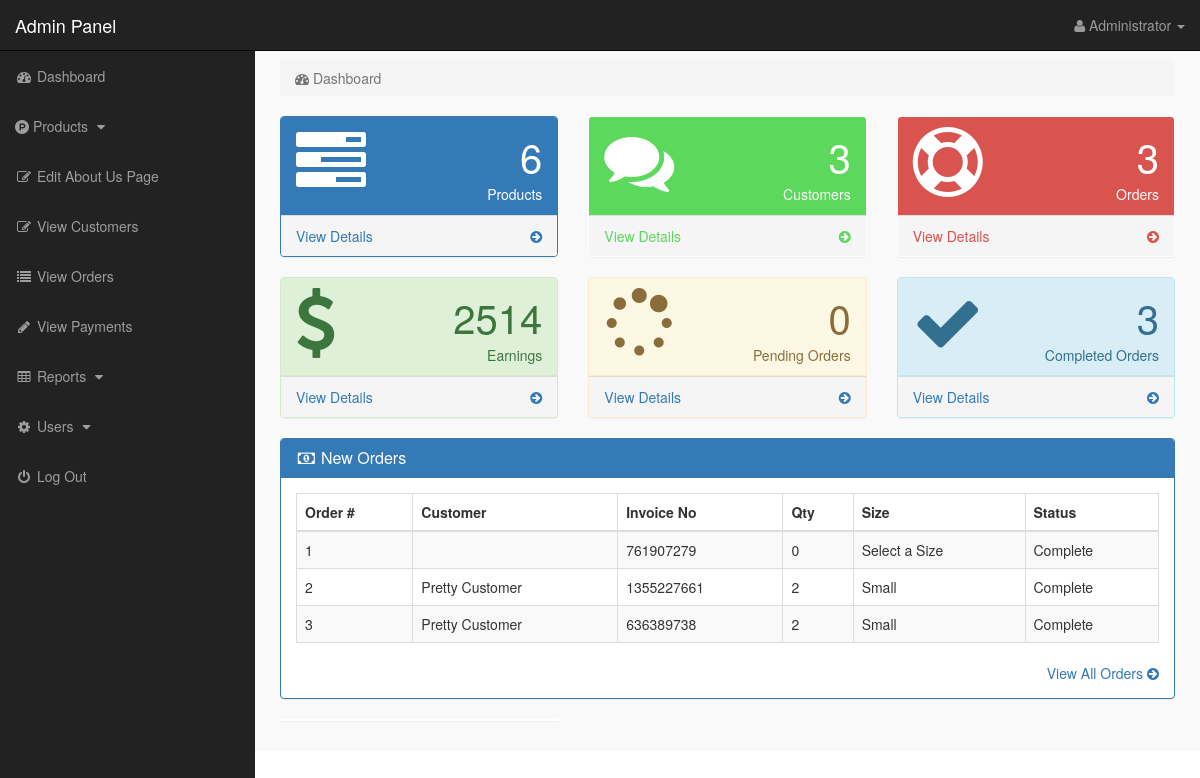
Before: /admin_area/index.php?dashboard (signed in) with the older database file.
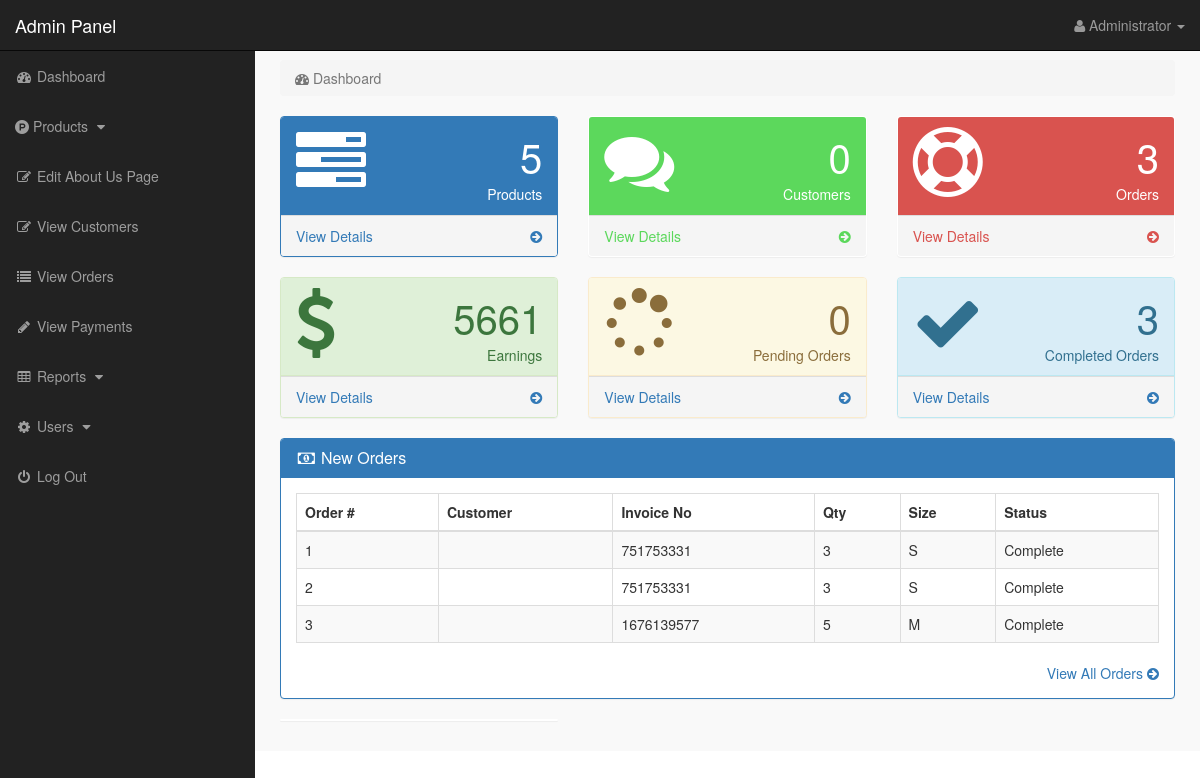
After: the same page with the newer database file.
### tables this page shows
CREATE TABLE `customer_orders` (
  `order_id` int(10) NOT NULL,
  `customer_id` int(10) NOT NULL,
  `due_amount` int(100) NOT NULL,
  `invoice_no` int(100) NOT NULL,
  `qty` int(10) NOT NULL,
  `size` text NOT NULL,
  `order_date` timestamp NOT NULL DEFAULT current_timestamp() ON UPDATE current_timestamp(),
  `order_status` text NOT NULL,
  `product_title` text NOT NULL,
  `product_img1` text NOT NULL
);

CREATE TABLE `customers` (
  `customer_id` int(10) NOT NULL,
  `customer_name` varchar(255) NOT NULL,
  `customer_email` varchar(255) NOT NULL,
  `customer_pass` varchar(255) NOT NULL,
  `customer_region` text NOT NULL,
  `customer_province` text NOT NULL,
  `customer_city` text NOT NULL,
  `customer_barangay` text NOT NULL,
  `customer_street` text DEFAULT NULL,
  `customer_contact` varchar(255) NOT NULL,
  `customer_address` text NOT NULL,
  `customer_image` text NOT NULL,
  `customer_ip` varchar(255) NOT NULL,
  `customer_confirm_code` text NOT NULL
);

### admin_area/dashboard.php (the view, shortened to what the changed rows need)
<?php
include("includes/db.php");
if(!isset($_SESSION['admin_email'])){
    echo "<script>window.open('login.php','_self')</script>";
} else {
?>
<div class="row">
<div class="col-lg-12">
<ol class="breadcrumb">
<li class="active">
<i class="fa fa-dashboard"></i> Dashboard
</li>
</ol>
</div>
</div>
    <div class="row">
    <div class="col-lg-4 col-md-6">
        <div class="panel panel-primary">
            <div class="panel-heading">
            <div class="row">
            <div class="col-xs-3">
            <i class="fa fa-tasks fa-5x"> </i>
            </div>
            <div class="col-xs-9 text-right">
            <div class="huge"> <?php echo $count_products; ?> </div>
            <div>Products</div>
            </div>
            </div>
            </div>
            <a href="index.php?view_products">
            <div class="panel-footer">
            <span class="pull-left"> View Details </span>
            <span class="pull-right"> <i class="fa fa-arrow-circle-right"></i> </span>
            <div class="clearfix"></div>
            </div>
            </a>
        </div>
    </div>
    <div class="col-lg-4 col-md-6">
    <div class="panel panel-green">
    <div class="panel-heading">
    <div class="row">
    <div class="col-xs-3">
    <i class="fa fa-comments fa-5x"> </i>
    </div>
    <div class="col-xs-9 text-right">
    <div class="huge"> <?php echo $count_customers; ?> </div>
    <div>Customers</div>
    </div>
    </div>
    </div>
    <a href="index.php?view_customers">
    <div class="panel-footer">
    <span class="pull-left"> View Details </span>
    <span class="pull-right"> <i class="fa fa-arrow-circle-right"></i> </span>
    <div class="clearfix"></div>
    </div>
    </a>
    </div>
    </div>
    <div class="col-lg-4 col-md-6">
    <div class="panel panel-red">
    <div class="panel-heading">
    <div class="row">
    <div class="col-xs-3">
    <i class="fa fa-support fa-5x"> </i>
    </div>
    <div class="col-xs-9 text-right">
    <div class="huge"> <?php echo $count_total_orders; ?> </div>
    <div>Orders</div>
    </div>
    </div>
    </div>
    <a href="index.php?view_orders">
    <div class="panel-footer">
    <span class="pull-left"> View Details </span>
    <span class="pull-right"> <i class="fa fa-arrow-circle-right"></i> </span>
    <div class="clearfix"></div>
    </div>
    </a>
    </div>
    </div>
    </div>
    <div class="row">
        <div class="col-lg-4 col-md-6">
            <div class="panel panel-success">
            <div class="panel-heading">
            <div class="row">
            <div class="col-xs-3">
            <i class="fa fa-dollar fa-5x"> </i>
            </div>
            <div class="col-xs-9 text-right">
            <div class="huge"> <?php echo $count_total_earnings ?> </div>
            <div>Earnings</div>
            </div>
            </div>
            </div>
            <a href="index.php?view_orders">
            <div class="panel-footer">
            <span class="pull-left"> View Details </span>
            <span class="pull-right"> <i class="fa fa-arrow-circle-right"></i> </span>
            <div class="clearfix"></div>
            </div>
            </a>
            </div>
            </div>
            <div class="col-lg-4 col-md-6">
                <div class="panel panel-warning">
                <div class="panel-heading">
                <div class="row">
                <div class="col-xs-3">
                <i class="fa fa-spinner fa-5x"> </i>
                </div>
                <div class="col-xs-9 text-right">
                <div class="huge"> <?php echo $count_pending_orders ?> </div>
                <div>Pending Orders</div>
                </div>
                </div>
                </div>
                <a href="index.php?view_orders">
                <div class="panel-footer">
                <span class="pull-left"> View Details </span>
                <span class="pull-right"> <i class="fa fa-arrow-circle-right"></i> </span>
                <div class="clearfix"></div>
                </div>
                </a>
    </div>
    </div>
            <div class="col-lg-4 col-md-6">
                <div class="panel panel-info">
                <div class="panel-heading">
                <div class="row">
                <div class="col-xs-3">
                <i class="fa fa-check fa-5x"> </i>
                </div>
                <div class="col-xs-9 text-right">
                <div class="huge"> <?php echo $count_completed_orders ?> </div>
                <div>Completed Orders</div>
                </div>
                </div>
                </div>
                <a href="index.php?view_orders">
                <div class="panel-footer">
                <span class="pull-left"> View Details </span>
                <span class="pull-right"> <i class="fa fa-arrow-circle-right"></i> </span>
                <div class="clearfix"></div>
                </div>
                </a>
                </div>
            </div>
</div>
<div class="row" >
<div class="col-lg-12" >
<div class="panel panel-primary" >
<div class="panel-heading" >
<h3 class="panel-title" >
<i class="fa fa-money fa-fw" ></i> New Orders
</h3>
</div>
<div class="panel-body" >
<div class="table-responsive" >
<table class="table table-bordered table-hover table-striped" >
<thead>
<tr>
<th>Order #</th>
<th>Customer</th>
<th>Invoice No</th>
<th>Qty</th>
<th>Size</th>
<th>Status</th>
</tr>
</thead>
<tbody>
<?php
$i = 0;
$get_order = "select * from customer_orders order by 1 DESC LIMIT 0,5";
$run_order = mysqli_query($con,$get_order);
while($row_order=mysqli_fetch_array($run_order)){
$c_id = $row_order['customer_id'];
$invoice_no = $row_order['invoice_no'];
$qty = $row_order['qty'];
$size = $row_order['size'];
$order_status = $row_order['order_status'];
$i++;
?>
<tr>
<td><?php echo $i; ?></td>
<td>
<?php
$get_customer = "select * from customers where customer_id='$c_id'";
$run_customer = mysqli_query($con,$get_customer);
$row_customer = mysqli_fetch_array($run_customer);
$customer_email = $row_customer['customer_name'];
echo $customer_email;
?>
</td>
<td><?php echo $invoice_no; ?></td>
<td><?php echo $qty; ?></td>
<td><?php echo $size; ?></td>
<td>
<?php
if($order_status=='pending'){
echo $order_status='pending';
}
else {
echo $order_status='Complete';
}
?>
</td>
</tr>
<?php } ?>
</tbody>
</table>
</div>
<div class="text-right" >
<a href="index.php?view_orders" >
View All Orders <i class="fa fa-arrow-circle-right" ></i>
</a>
</div>
</div>
</div>
</div>
<div class="col-md-4">
<div class="panel">
</div>
</div>
</div>
<?php
}
?>

Changed rows visible on the page:
removed customer_orders: invoice_no "761907279", qty "0", size "Select a Size"
removed customer_orders: customer.customer_name "Pretty Customer", invoice_no "1355227661", qty "2", size "Small"
removed customer_orders: customer.customer_name "Pretty Customer", invoice_no "636389738", qty "2", size "Small"
added customer_orders: invoice_no "751753331", qty "3", size "S"
added customer_orders: invoice_no "751753331", qty "3", size "S"
added customer_orders: invoice_no "1676139577", qty "5", size "M"
Other visible differences:
$count_products: "6" → "5"
$count_customers: "3" → "0"
$count_total_earnings: "2514" → "5661"
